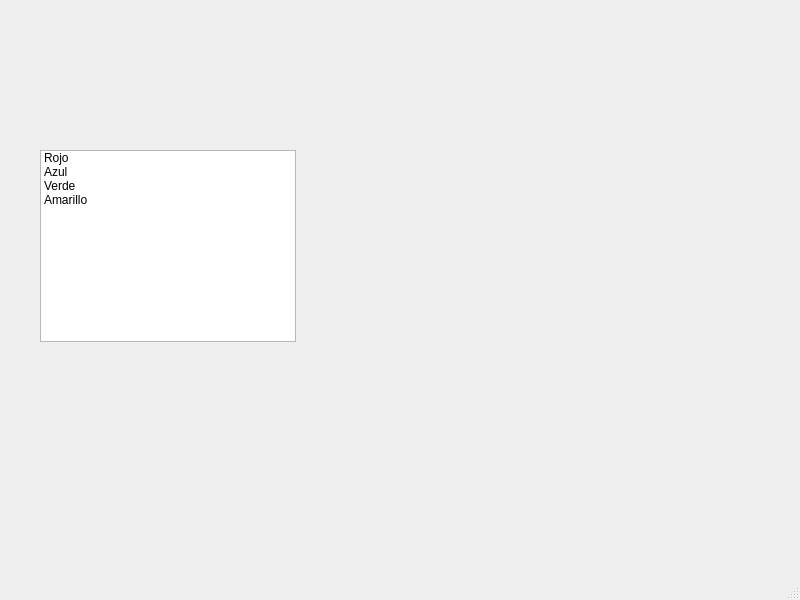
<?xml version="1.0" encoding="UTF-8"?>
<ui version="4.0">
 <class>MainWindow</class>
 <widget class="QMainWindow" name="MainWindow">
  <property name="geometry">
   <rect>
    <x>0</x>
    <y>0</y>
    <width>800</width>
    <height>600</height>
   </rect>
  </property>
  <property name="windowTitle">
   <string>MainWindow</string>
  </property>
  <widget class="QWidget" name="centralwidget">
   <widget class="QListWidget" name="listWidget">
    <property name="geometry">
     <rect>
      <x>40</x>
      <y>150</y>
      <width>256</width>
      <height>192</height>
     </rect>
    </property>
    <item>
     <property name="text">
      <string>Rojo</string>
     </property>
    </item>
    <item>
     <property name="text">
      <string>Azul</string>
     </property>
    </item>
    <item>
     <property name="text">
      <string>Verde</string>
     </property>
    </item>
    <item>
     <property name="text">
      <string>Amarillo</string>
     </property>
    </item>
   </widget>
   <widget class="QLabel" name="labelColor">
    <property name="geometry">
     <rect>
      <x>90</x>
      <y>60</y>
      <width>70</width>
      <height>19</height>
     </rect>
    </property>
    <property name="text">
     <string/>
    </property>
   </widget>
  </widget>
  <widget class="QMenuBar" name="menubar">
   <property name="geometry">
    <rect>
     <x>0</x>
     <y>0</y>
     <width>800</width>
     <height>24</height>
    </rect>
   </property>
  </widget>
  <widget class="QStatusBar" name="statusbar"/>
 </widget>
 <resources/>
 <connections/>
</ui>
